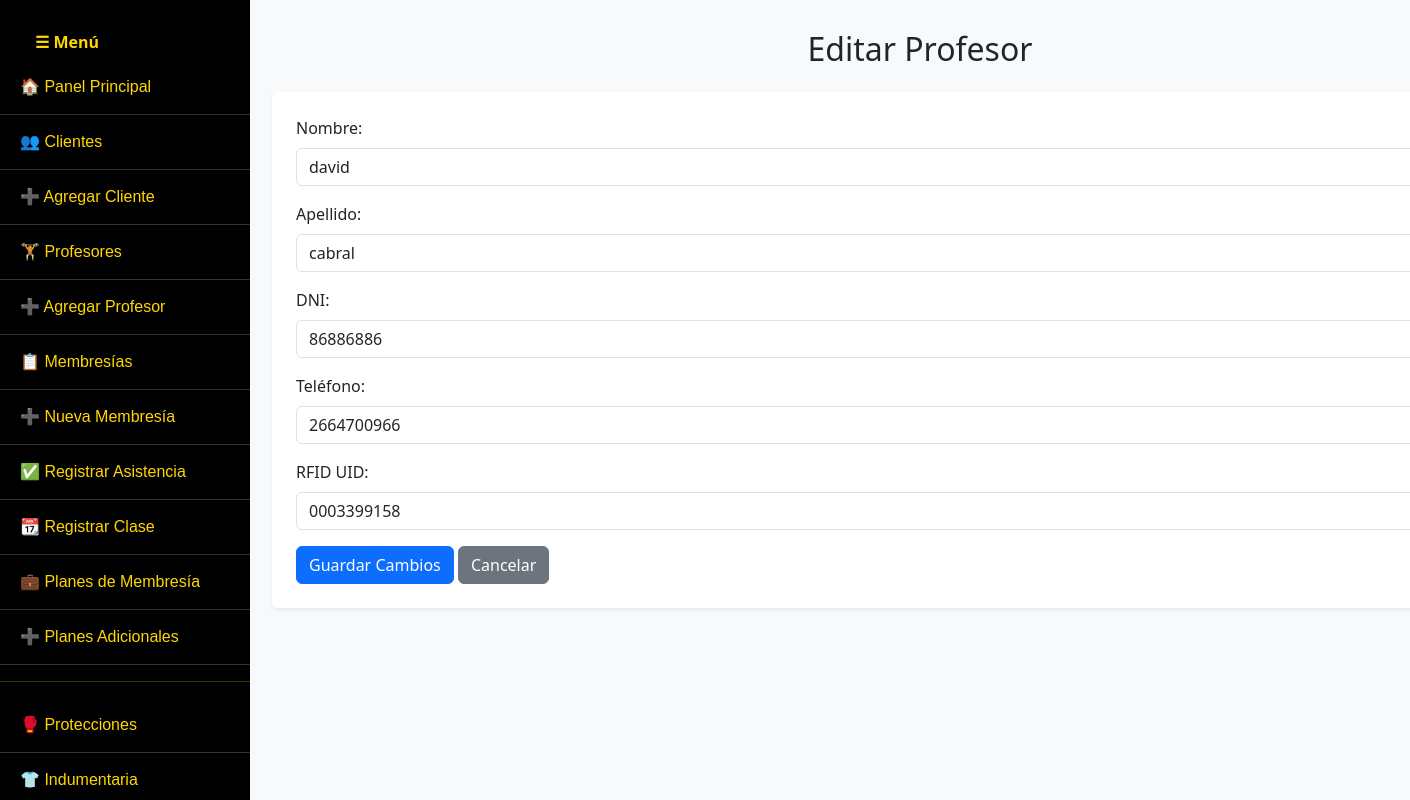
The page /editar_profesor.php?id=1 on the database its author committed.
### tables this page shows
CREATE TABLE `profesores` (
  `id` int(11) NOT NULL,
  `nombre` varchar(100) NOT NULL,
  `apellido` varchar(100) NOT NULL,
  `email` varchar(100) DEFAULT NULL,
  `telefono` varchar(50) DEFAULT NULL,
  `rfid_uid` varchar(100) DEFAULT NULL,
  `dni` varchar(20) DEFAULT NULL
);

### editar_profesor.php (the view, shortened to what this page needs)
<?php
include 'conexion.php';
include 'menu.php';
$id = intval($_GET['id']);
$stmt = $conexion->prepare("SELECT * FROM profesores WHERE id = ?");
$stmt->bind_param("i", $id);
$stmt->execute();
$resultado = $stmt->get_result();
$profesor = $resultado->fetch_assoc();
?>
<!DOCTYPE html>
<html lang="es">
<head>
    <link href="https://cdn.jsdelivr.net/npm/bootstrap@5.3.0/dist/css/bootstrap.min.css" rel="stylesheet">
</head>
<body class="bg-light">
<div class="container">
    <h2 class="mb-4 text-center">Editar Profesor</h2>
    <form action="actualizar_profesor.php" method="POST" class="bg-white p-4 rounded shadow-sm">
        <div class="mb-3">
            <label for="nombre" class="form-label">Nombre:</label>
            <input type="text" name="nombre" id="nombre" class="form-control" value="<?= htmlspecialchars($profesor['nombre']) ?>" required>
        </div>
        <div class="mb-3">
            <label for="apellido" class="form-label">Apellido:</label>
            <input type="text" name="apellido" id="apellido" class="form-control" value="<?= htmlspecialchars($profesor['apellido']) ?>" required>
        </div>
        <div class="mb-3">
            <label for="dni" class="form-label">DNI:</label>
            <input type="text" name="dni" id="dni" class="form-control" value="<?= htmlspecialchars($profesor['dni']) ?>" required>
        </div>
        <div class="mb-3">
            <label for="telefono" class="form-label">Teléfono:</label>
            <input type="text" name="telefono" id="telefono" class="form-control" value="<?= htmlspecialchars($profesor['telefono']) ?>">
        </div>
        <div class="mb-3">
            <label for="rfid_uid" class="form-label">RFID UID:</label>
            <input type="text" name="rfid_uid" id="rfid_uid" class="form-control" value="<?= htmlspecialchars($profesor['rfid_uid']) ?>">
        </div>
        <button type="submit" class="btn btn-primary">Guardar Cambios</button>
        <a href="listar_profesor.php" class="btn btn-secondary">Cancelar</a>
    </form>
</div>
</body>
</html>

### menu.php (style rules this page uses)
body { margin: 0; padding: 0; }

### editar_profesor.php (style rules this page uses)
.container { margin-left: 260px; padding-top: 30px; }

### rows shown on the page
profesores: nombre "david", apellido "cabral", dni "86886886", telefono "2664700966", rfid_uid "0003399158"
